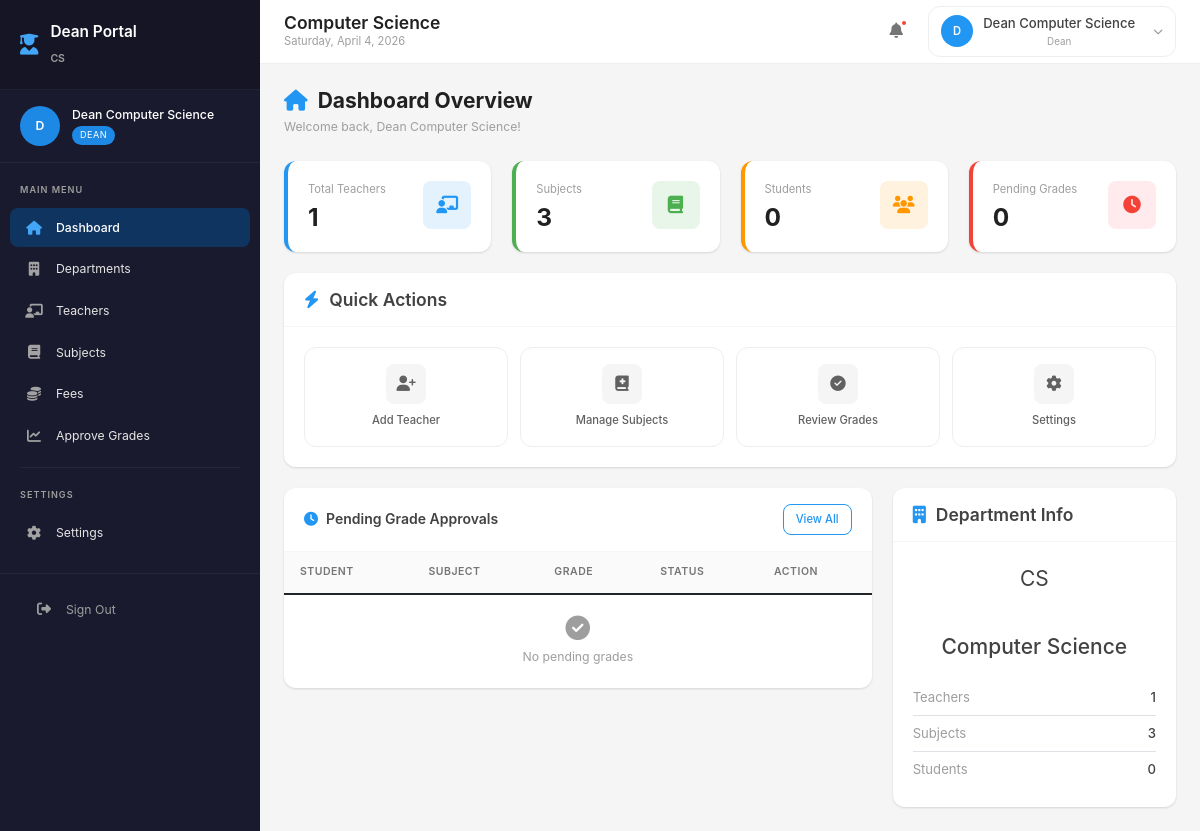
The page /dean/dashboard.php (signed in) on the database its author committed.
### tables this page shows
CREATE TABLE system_users (
    id INT AUTO_INCREMENT PRIMARY KEY,
    username VARCHAR(100) NOT NULL UNIQUE,
    email VARCHAR(100) NOT NULL,
    password VARCHAR(255) NOT NULL,
    password_encrypted TEXT,
    role_id INT NOT NULL,
    first_name VARCHAR(100) NOT NULL,
    last_name VARCHAR(100) NOT NULL,
    employee_id VARCHAR(50),
    department_id INT,
    branch_id INT DEFAULT 1,
    is_active TINYINT(1) DEFAULT 1,
    last_login DATETIME,
    created_by INT,
    created_at TIMESTAMP DEFAULT CURRENT_TIMESTAMP,
    updated_at TIMESTAMP DEFAULT CURRENT_TIMESTAMP ON UPDATE CURRENT_TIMESTAMP,
    FOREIGN KEY (role_id) REFERENCES roles(id),
    FOREIGN KEY (branch_id) REFERENCES branches(id),
    FOREIGN KEY (created_by) REFERENCES system_users(id),
    INDEX idx_role (role_id),
    INDEX idx_department (department_id)
);

CREATE TABLE departments (
    id INT AUTO_INCREMENT PRIMARY KEY,
    name VARCHAR(255) NOT NULL,
    code VARCHAR(20) NOT NULL UNIQUE,
    dean_id INT NULL,
    passing_grade DECIMAL(5,2) DEFAULT 75.00,
    description TEXT,
    is_active TINYINT(1) DEFAULT 1,
    created_at TIMESTAMP DEFAULT CURRENT_TIMESTAMP
);

### dean/dashboard.php (the view, shortened to what the rows shown need)
<?php
require_once "../config.php";
$dean_id = $_SESSION["user_id"];
$page = isset($_GET["page"]) ? $_GET["page"] : "dashboard";
$user_name = $_SESSION["username"];
$dean = $conn->query("SELECT su.*, d.name as dept_name, d.code as dept_code
                      FROM system_users su
                      LEFT JOIN departments d ON su.department_id = d.id
                      WHERE su.id = $dean_id")->fetch_assoc();
$dept_id = $dean['department_id'] ?? 0;
$total_teachers = $conn->query("SELECT COUNT(*) as c FROM system_users WHERE role_id = 4 AND department_id = $dept_id")->fetch_assoc()['c'];
$total_subjects = $conn->query("SELECT COUNT(*) as c FROM subjects s JOIN courses c ON s.course_code = c.code WHERE c.department_id = $dept_id")->fetch_assoc()['c'];
$pending_grades = $conn->query("SELECT COUNT(*) as c FROM grades WHERE grade_status = 'Submitted'")->fetch_assoc()['c'];
$total_students = $conn->query("SELECT COUNT(DISTINCT ss.student_id) as c FROM student_subjects ss
                                 JOIN subjects s ON ss.subject_id = s.id
                                 JOIN courses c ON s.course_code = c.code
                                 WHERE c.department_id = $dept_id")->fetch_assoc()['c'];
?>
<!DOCTYPE html>
<html lang="en">
<head>
    <link href="https://cdn.jsdelivr.net/npm/bootstrap@5.1.3/dist/css/bootstrap.min.css" rel="stylesheet">
    <link rel="stylesheet" href="https://cdnjs.cloudflare.com/ajax/libs/font-awesome/6.4.0/css/all.min.css">
    <link rel="stylesheet" href="/enrollment_system/css/modern.css">
</head>
<body>
    <div class="app-container">
        <aside class="app-sidebar">
            <div class="sidebar-header">
                <a href="dashboard.php" class="sidebar-brand">
                    <div>
                        <div>Dean Portal</div>
                        <small class="sidebar-subtitle"><?php echo htmlspecialchars($dean['dept_code'] ?? ''); ?></small>
                    </div>
                </a>
            </div>
        </aside>
        <main class="app-main">
            <header class="app-header">
                <div class="header-left">
                    <div>
                        <h1 class="page-title"><?php echo $dean['dept_name'] ?? 'Dean Dashboard'; ?></h1>
                        <p class="page-subtitle"><?php echo date('l, F j, Y'); ?></p>
                    </div>
                </div>
            </header>
            <div class="app-content">
                <?php
                switch($page) {
                    default:
                        ?>
                        <div class="page-header">
                            <div class="page-header-left">
                                <h1><i class="fas fa-home"></i> Dashboard Overview</h1>
                                <p>Welcome back, <?php echo htmlspecialchars($user_name); ?>!</p>
                            </div>
                        </div>
                        <div class="row g-4 mb-4">
                            <div class="col-md-6 col-lg-3">
                                <div class="stat-card primary">
                                    <div class="d-flex justify-content-between align-items-start">
                                        <div>
                                            <div class="stat-label">Total Teachers</div>
                                            <div class="stat-value"><?php echo number_format($total_teachers); ?></div>
                                        </div>
                                        <div class="stat-icon"><i class="fas fa-chalkboard-teacher"></i></div>
                                    </div>
                                </div>
                            </div>
                            <div class="col-md-6 col-lg-3">
                                <div class="stat-card success">
                                    <div class="d-flex justify-content-between align-items-start">
                                        <div>
                                            <div class="stat-label">Subjects</div>
                                            <div class="stat-value"><?php echo number_format($total_subjects); ?></div>
                                        </div>
                                        <div class="stat-icon"><i class="fas fa-book"></i></div>
                                    </div>
                                </div>
                            </div>
                            <div class="col-md-6 col-lg-3">
                                <div class="stat-card warning">
                                    <div class="d-flex justify-content-between align-items-start">
                                        <div>
                                            <div class="stat-label">Students</div>
                                            <div class="stat-value"><?php echo number_format($total_students); ?></div>
                                        </div>
                                        <div class="stat-icon"><i class="fas fa-users"></i></div>
                                    </div>
                                </div>
                            </div>
                            <div class="col-md-6 col-lg-3">
                                <div class="stat-card danger">
                                    <div class="d-flex justify-content-between align-items-start">
                                        <div>
                                            <div class="stat-label">Pending Grades</div>
                                            <div class="stat-value"><?php echo number_format($pending_grades); ?></div>
                                        </div>
                                        <div class="stat-icon"><i class="fas fa-clock"></i></div>
                                    </div>
                                </div>
                            </div>
                        </div>
                        <div class="card mb-4">
                            <div class="card-header">
                                <h5 class="card-title"><i class="fas fa-bolt"></i> Quick Actions</h5>
                            </div>
                            <div class="card-body">
                                <div class="quick-actions">
                                    <a href="dashboard.php?page=teachers" class="quick-action-btn">
                                        <i class="fas fa-user-plus"></i>
                                        <span>Add Teacher</span>
                                    </a>
                                    <a href="dashboard.php?page=subjects" class="quick-action-btn">
                                        <i class="fas fa-book-medical"></i>
                                        <span>Manage Subjects</span>
                                    </a>
                                    <a href="dashboard.php?page=grades" class="quick-action-btn">
                                        <i class="fas fa-check-circle"></i>
                                        <span>Review Grades</span>
                                    </a>
                                    <a href="dashboard.php?page=settings" class="quick-action-btn">
                                        <i class="fas fa-cog"></i>
                                        <span>Settings</span>
                                    </a>
                                </div>
                            </div>
                        </div>
                        <div class="row g-4">
                            <div class="col-lg-8">
                                <div class="card">
                                    <div class="table-header">
                                        <h5 class="table-title"><i class="fas fa-clock"></i> Pending Grade Approvals</h5>
                                        <a href="dashboard.php?page=grades" class="btn btn-sm btn-outline-primary">View All</a>
                                    </div>
                                    <div class="table-responsive">
                                        <table class="table">
                                            <thead>
                                                <tr>
                                                    <th>Student</th>
                                                    <th>Subject</th>
                                                    <th>Grade</th>
                                                    <th>Status</th>
                                                    <th>Action</th>
                                                </tr>
                                            </thead>
                                            <tbody>
                                                <?php
                                                $pending = $conn->query("SELECT g.*, s.firstname, s.lastname, s.student_number, sub.subject_code, sub.description
                                                                         FROM grades g
                                                                         JOIN students s ON g.student_id = s.id
                                                                         JOIN subjects sub ON g.subject_id = sub.id
                                                                         JOIN courses c ON sub.course_code = c.code
                                                                         WHERE g.grade_status = 'Submitted' AND c.department_id = $dept_id
                                                                         ORDER BY g.created_at DESC LIMIT 5");
                                                if ($pending && $pending->num_rows > 0):
                                                    while ($grade = $pending->fetch_assoc()):
                                                ?>
                                                <tr>
                                                    <td>
                                                        <div class="d-flex align-items-center gap-2">
                                                            <div class="avatar"><?php echo strtoupper(substr($grade['firstname'], 0, 1)); ?></div>
                                                            <div>
                                                                <div class="fw-semibold"><?php echo htmlspecialchars($grade['lastname'] . ', ' . $grade['firstname']); ?></div>
                                                                <small class="text-muted"><?php echo $grade['student_number']; ?></small>
                                                            </div>
                                                        </div>
                                                    </td>
                                                    <td><?php echo htmlspecialchars($grade['subject_code']); ?></td>
                                                    <td class="fw-bold"><?php echo $grade['final_grade'] ? number_format($grade['final_grade'], 1) : '-'; ?></td>
                                                    <td><span class="status pending"><?php echo $grade['grade_status']; ?></span></td>
                                                    <td>
                                                        <a href="dashboard.php?page=grades" class="btn btn-sm btn-success"><i class="fas fa-check"></i></a>
                                                    </td>
                                                </tr>
                                                <?php endwhile; else: ?>
                                                <tr>
                                                    <td colspan="5" class="text-center text-muted py-4">
                                                        <i class="fas fa-check-circle fa-2x mb-2"></i>
                                                        <p class="mb-0">No pending grades</p>
                                                    </td>
                                                </tr>
                                                <?php endif; ?>
                                            </tbody>
                                        </table>
                                    </div>
                                </div>
                            </div>
                            <div class="col-lg-4">
                                <div class="card">
                                    <div class="card-header">
                                        <h5 class="card-title"><i class="fas fa-building"></i> Department Info</h5>
                                    </div>
                                    <div class="card-body">
                                        <div class="text-center mb-4">
                                            <div class="avatar" style="width: 60px; height: 60px; font-size: 1.5rem; margin: 0 auto 12px;">
                                                <?php echo htmlspecialchars($dean['dept_code'] ?? ''); ?>
                                            </div>
                                            <h4><?php echo htmlspecialchars($dean['dept_name'] ?? 'N/A'); ?></h4>
                                        </div>
                                        <div class="d-flex justify-content-between py-2 border-bottom">
                                            <span class="text-muted">Teachers</span>
                                            <span class="fw-semibold"><?php echo $total_teachers; ?></span>
                                        </div>
                                        <div class="d-flex justify-content-between py-2 border-bottom">
                                            <span class="text-muted">Subjects</span>
                                            <span class="fw-semibold"><?php echo $total_subjects; ?></span>
                                        </div>
                                        <div class="d-flex justify-content-between py-2">
                                            <span class="text-muted">Students</span>
                                            <span class="fw-semibold"><?php echo $total_students; ?></span>
                                        </div>
                                    </div>
                                </div>
                            </div>
                        </div>
                        <?php
                }
                ?>
            </div>
        </main>
    </div>
</body>
</html>

### rows shown on the page
system_users: department.code "CS", department.name "Computer Science", department "1"

### other values the page prints
substr($user_name, 0, 1) "D"
$user_name "Dean Computer Science"
$total_subjects "3"
$total_students "0"
$pending_grades "0"
